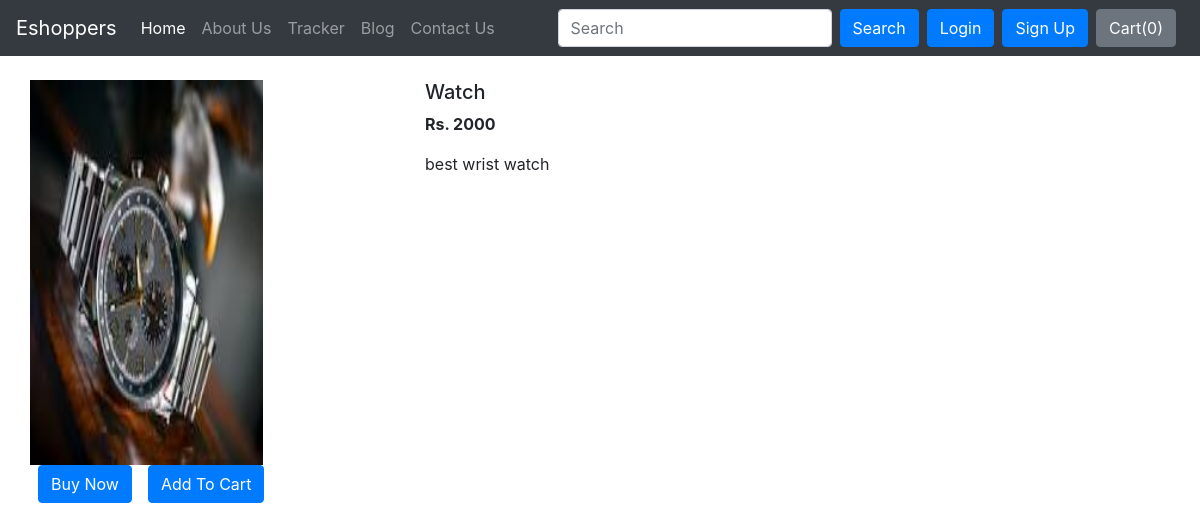
The page /shop/products/1 on the database as committed earlier.
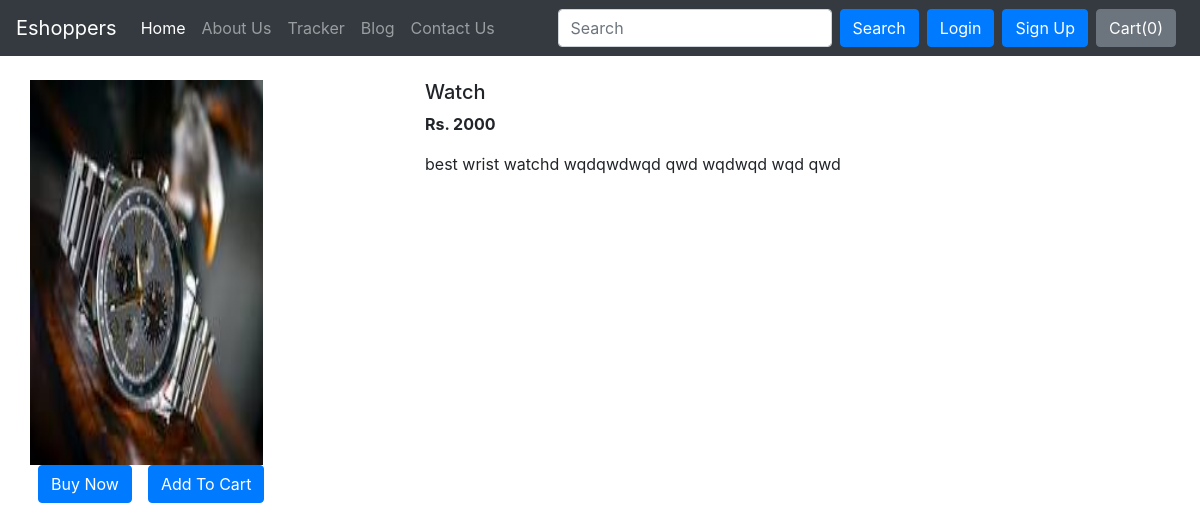
The same page on the database as committed later.
### shop/models.py (models this page shows, shortened)
class Product(models.Model):
    product_id = models.AutoField
    product_name = models.CharField(max_length=50)
    category=models.CharField(max_length=50, default="")
    subcategory=models.CharField(max_length=50, default="")
    price=models.IntegerField(default=0)
    desc = models.CharField(max_length=3000)
    pub_date = models.DateField()
    image= models.ImageField(upload_to="shop/images",default="")

### shop/views.py (the view)
# urls.py: path("products/<int:myid>", views.productView, name="ProductView"),
def productView(request, myid):
    product = Product.objects.filter(id=myid)
    return render(request, 'shop/prodView.html', {'product':product[0]})

### shop/templates/shop/prodView.html (shortened to what this page needs)
{% extends 'shop/basic.html' %}
{% block body %}
<div class="container my-4">
    <div class="row">
        <div class="col-md-4">
            <div class="row">
                <img src="/media//{{product.image}}" width="233px" height="385px">
            </div>
             <div class="row">
            <button class="btn btn-primary mx-2"> Buy Now</button>
            <button class="btn btn-primary mx-2 "> Add To Cart</button>
        </div>
        </div>
           <div class="col-md-8">
        <h5>{{product.product_name}}</h5>
        <p><b> Rs. {{product.price}}</b></p>
        <p>{{product.desc}}</p>
    </div>
    </div>
</div>
{% endblock %}

Rows that differ between the two databases and show on the page:
changed Product "Watch": desc "best wrist watch" → "best wrist watchd wqdqwdwqd qwd wqdwqd wqd qwd"
